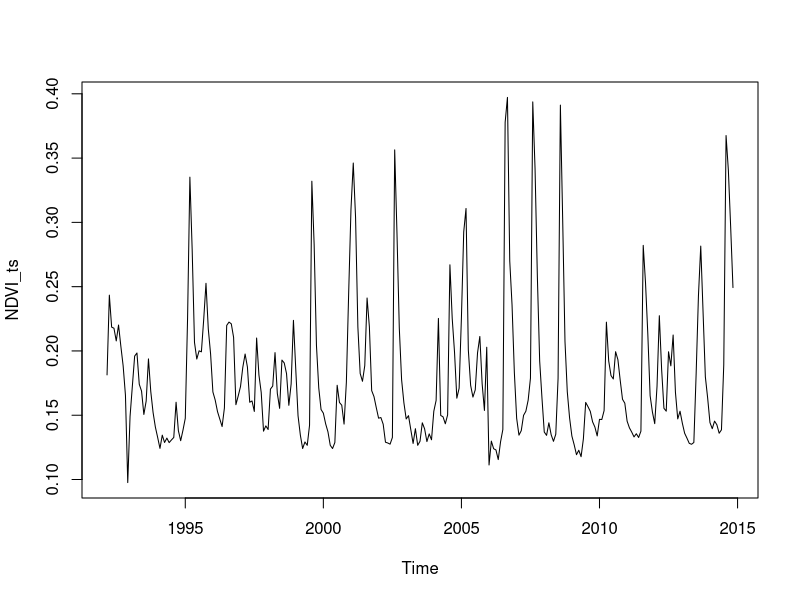
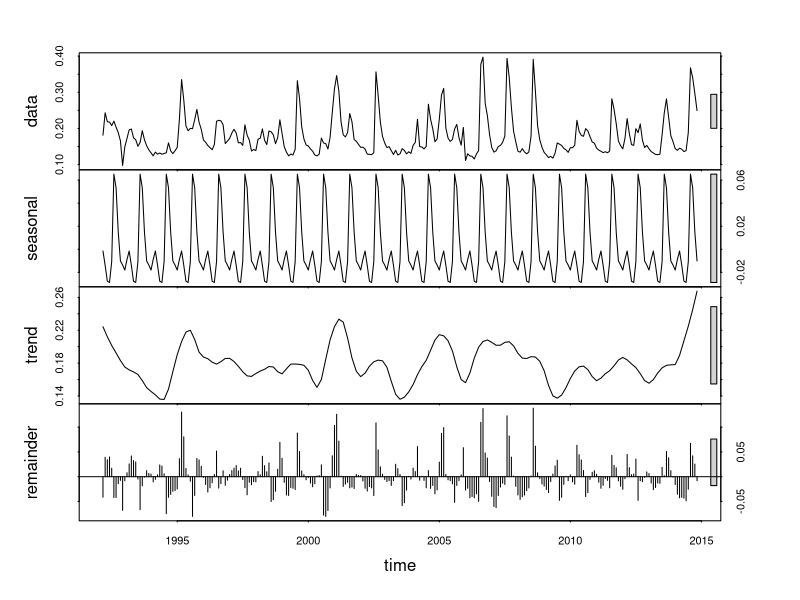
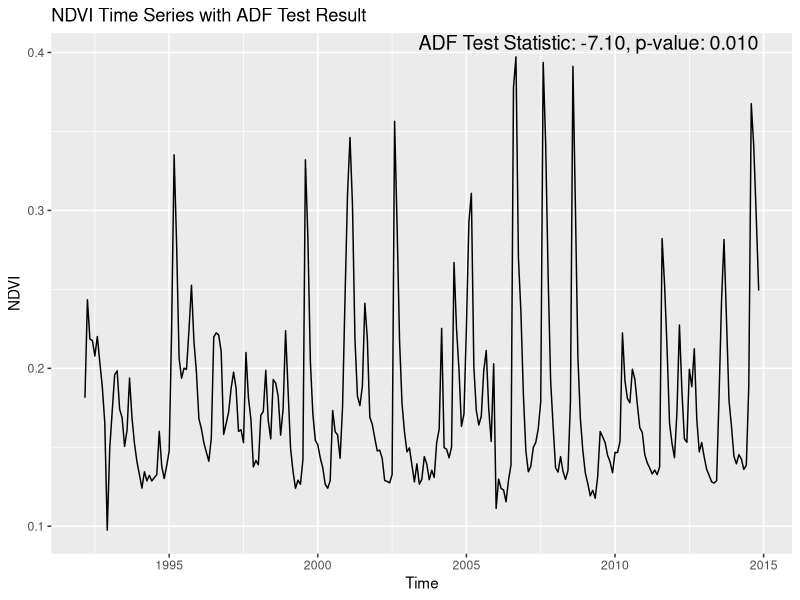
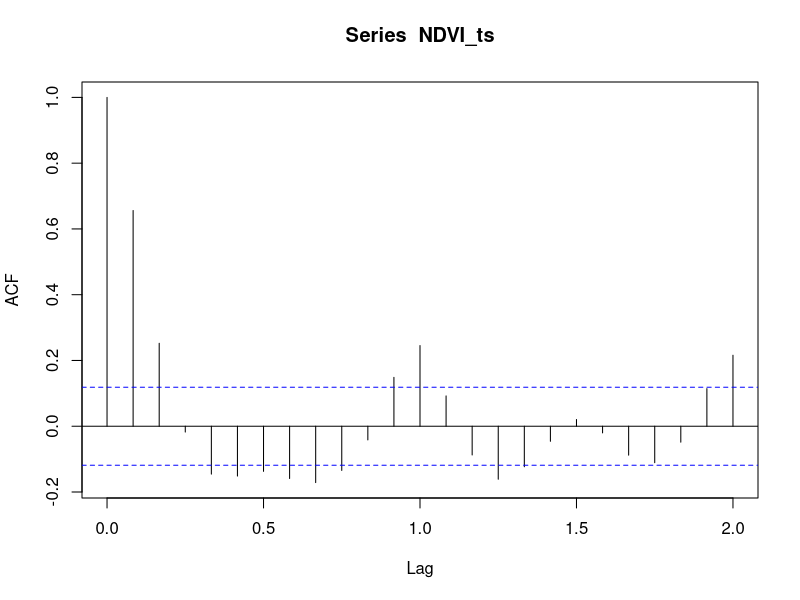
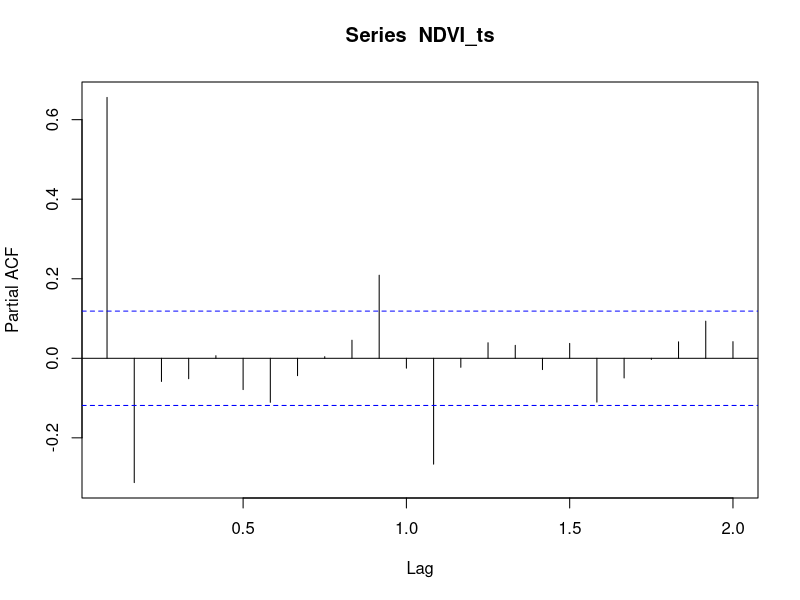
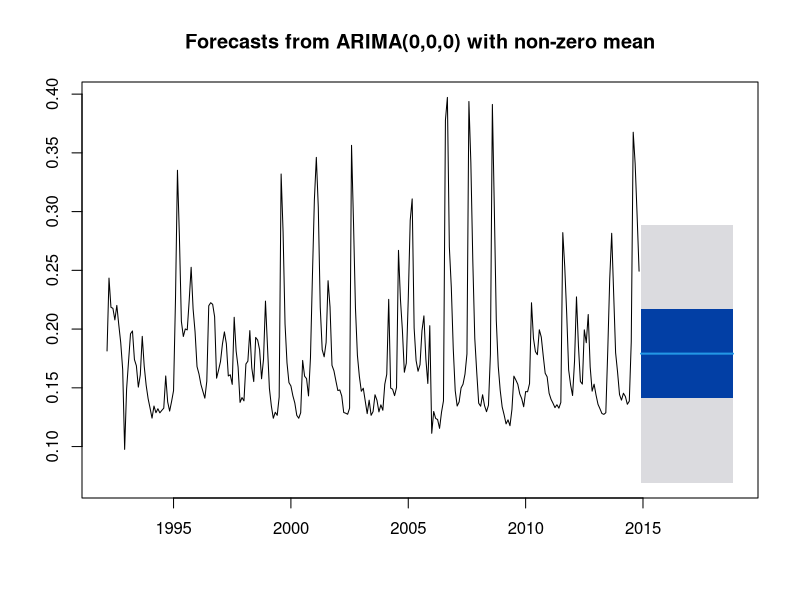
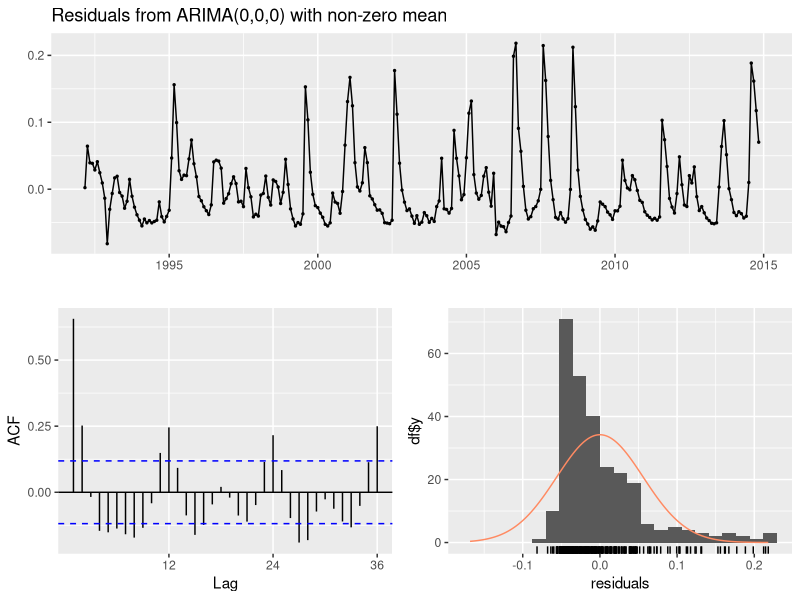
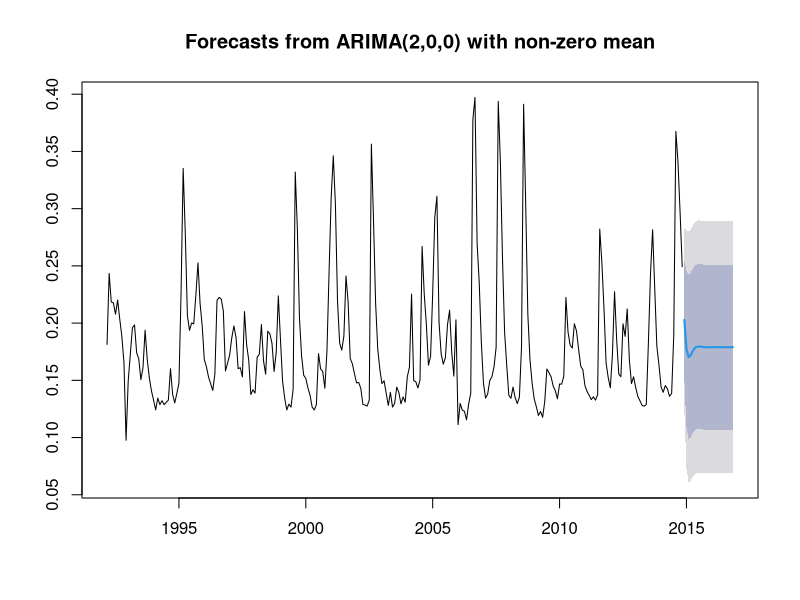

Recreate these plots in R, in order.
## ---- chunk 1
library(forecast)
library(tseries) 
library(ggplot2)
library(xts)
library(zoo)
data = read.csv("portal_timeseries.csv")
data$date = as.Date(data$date, format = "%m/%d/%Y")
NDVI_ts = ts(data$NDVI, start = c(1992, 3),
             end = c(2014, 11), frequency = 12)

# Calculate summary statistics for each column
summary_table <- sapply(data[, c("NDVI", "rain", "rodents")], function(x) {
  c(
    "count" = length(x),
    "mean" = mean(x, na.rm = TRUE),
    "std" = sd(x, na.rm = TRUE),
    "min" = min(x, na.rm = TRUE),
    "25th percentile" = quantile(x, 0.25, na.rm = TRUE),
    "median" = median(x, na.rm = TRUE),
    "75th percentile" = quantile(x, 0.75, na.rm = TRUE),
    "max" = max(x, na.rm = TRUE)
  )
})

# Convert the summary to a data frame for a better tabular format
summary_df <- as.data.frame(t(summary_table))

# Print the summary table
print(summary_df)

## ---- chunk 2
head(data)
## ---- chunk 3
# Plot the original NDVI time series data to visually assess its pattern, trends, and potential seasonality.
plot(NDVI_ts)

# Decompose the NDVI time series using Seasonal and Trend decomposition using Loess (STL). 
# The 's.window = "periodic"' argument specifies that the seasonal component should be considered 
# as repeating or periodic, which is appropriate for data with consistent seasonal patterns across years.
stl_result <- stl(NDVI_ts, s.window = "periodic")

# Plot the results of the STL decomposition to visually inspect the separated seasonal, trend, and 
# remainder components of the NDVI time series. This decomposition helps in understanding the underlying 
# patterns and assessing whether the data's variations are primarily due to trend, seasonality, or irregular fluctuations.
plot(stl_result)

## ---- chunk 4
# Conduct an Augmented Dickey-Fuller (ADF) test on the NDVI time series to check for stationarity.
# The 'alternative = "stationary"' option specifies that the hypothesis being tested is that the
# time series is stationary.
adf_test <- adf.test(NDVI_ts, alternative = "stationary")

# Print the results of the ADF test, including the test statistic and p-value. These results are
# crucial for determining if the NDVI time series has a unit root, indicating non-stationarity.
print(adf_test)

# Create a line plot of the NDVI time series data using ggplot2. This visualization aids in understanding
# the data's temporal dynamics and the context of the ADF test results.
ggplot(data = as.data.frame(NDVI_ts), aes(x = index(NDVI_ts), y = coredata(NDVI_ts))) +
  geom_line() +
  labs(title = "NDVI Time Series with ADF Test Result",
       x = "Time",
       y = "NDVI") +
  # Annotate the plot with the ADF test statistic and p-value to provide a quick reference on the plot itself.
  # The annotation is placed at the top right corner of the plot (Inf, Inf) with slight adjustments for visibility.
  annotate("text", x = Inf, y = Inf, label = sprintf("ADF Test Statistic: %.2f, p-value: %.3f", adf_test$statistic, adf_test$p.value),
           hjust = 1.1, vjust = 1.1, size = 5)


## ---- chunk 5
acf(NDVI_ts)# to see the acf plot of the dataset
pacf(NDVI_ts)#to see the pacf plot of the dataset
## ---- chunk 6
avg_model = arima(NDVI_ts,c(0,0,0))
## ---- chunk 7
str(avg_model)
## ---- chunk 8
avg_forecast = forecast(avg_model)
str(avg_forecast)
## ---- chunk 9
avg_forecast$mean
## ---- chunk 10
# Generate forecasts from the 'avg_model' (previously fitted model) for the next 48 months (4 years),
# with prediction intervals set at 50% and 95% confidence levels. This anticipates future values
# based on the model over a specified period, providing insights into expected trends and variability.
avg_forecast = forecast(avg_model, 48, level = c(50, 95))

# Display the structure of the 'avg_forecast' object to examine its components, including the forecasted
# values, confidence intervals, and other pertinent information that aids in understanding the forecast's
# specifics and underlying assumptions.
str(avg_forecast)

## ---- chunk 11
avg_forecast$mean #to extract the mean alone
plot(avg_forecast)
checkresiduals(avg_forecast)


## ---- chunk 12

# Fit a non-seasonal ARIMA model to the NDVI time series, specifying that seasonal components should not be considered.
arima_model = auto.arima(NDVI_ts, seasonal = FALSE)

# Forecast future values of the NDVI time series using the fitted ARIMA model.
arima_forecast = forecast(arima_model)

# Plot the forecast, including both the historical NDVI data and the predicted values with confidence intervals.
plot(arima_forecast)

# Display the structure of the forecast object to review detailed components including forecasts and confidence intervals.
str(arima_forecast)

# Provide a summary of the forecast, offering insights into the model used and the forecast accuracy measures.
summary(arima_forecast)

# Extract and display the mean forecasted values, representing the central predictions for future NDVI values.
arima_forecast$mean

# Perform diagnostic checks on the forecast's residuals to assess the model's fit and the randomness of residuals.
checkresiduals(arima_forecast)

## ---- chunk 13
seasonal_arima_model = auto.arima(NDVI_ts)
# Generate a forecast from the fitted seasonal ARIMA model for 36 time points into the future. 
# The 'h' parameter specifies the number of periods for forecasting, which is set to 36. 
# Confidence intervals for the forecast are set at 80% and 99%, providing a range within which 
# future values are expected to fall with corresponding probabilities.
seasonal_arima_forecast = forecast(seasonal_arima_model, h=36, level = c(80,99))
# Plot the forecast, which will include the historical NDVI data, the forecasted values, 
# and the 80% and 99% prediction intervals.
plot(seasonal_arima_forecast)
checkresiduals(seasonal_arima_forecast)
# Provide a summary of the forecast object. This will include details of the fitted model, 
# the forecasted values, and statistical measures of accuracy such as the point forecasts, 
# confidence intervals, and information criteria (AIC, BIC)
summary(seasonal_arima_forecast)
# Extract and display the mean forecast values from the 'seasonal_arima_forecast'. 
# These represent the model's predicted NDVI values for future time points.
seasonal_arima_forecast$mean
## ---- chunk 14
# Load the 'forecast' package which contains functions for time series forecasting.
library(forecast)

# Load the 'zoo' package which provides functions for working with indexed totally ordered observations.
library(zoo)

# Read the time series data from a CSV file named 'portal_timeseries.csv'.
data = read.csv("portal_timeseries.csv")

# Convert the 'date' column to Date objects, assuming dates are formatted as 'month/day/year'.
data$date = as.Date(data$date, format = "%m/%d/%Y")

# Create a time series object from the NDVI column in the data, with a specified start time, end time,
# and frequency indicating monthly data (12 months per year).
NDVI_ts = ts(data$NDVI, start = c(1992, 3), end = c(2014, 11), frequency = 12)

# Apply Simple Exponential Smoothing (SES) to the NDVI time series to create a smoothed version of the series.
avg_ses = ses(NDVI_ts)

# Plot the smoothed time series object. This will show both the original data and the smoothed data.
plot(avg_ses)

# Perform diagnostic checks on the residuals of the SES model to ensure that the model has captured the
# information in the data adequately. The checks include plotting the residuals and the ACF of the residuals,
# as well as performing a Ljung-Box test to check for autocorrelation.
checkresiduals(avg_ses)

## ---- chunk 15
avg_forecast_ses = forecast(avg_ses)
avg_forecast_ses$mean
## ---- chunk 16
# Calculate the moving average of the NDVI time series with an order of 10. The 'order' parameter
# specifies the number of consecutive observations to be used in calculating the moving average.
# The 'centre' parameter set to TRUE implies that the moving average is centered on the time series.
moving_average = ma(NDVI_ts, order = 10, centre = TRUE)

# Plot the original NDVI time series data with a line graph ('type = "l"'). The plot will have
# the title "Time Series with Moving Average", and the axis labels "Value" for y-axis and "Time" for x-axis.
plot(NDVI_ts, type = "l", main = "Time Series with Moving Average", ylab = "Value", xlab = "Time")

# Overlay the moving average on the same plot as the original time series data. The moving average
# is displayed in red ('col = "red"') and with a line width of 3 ('lwd = 3').
lines(moving_average, col = "red", lwd = 3)

## ---- chunk 17
# Create a time series object 'NDVI_ts' using the 'date' column from the 'data' dataframe.
# This line seems to have a mistake since it's creating a time series from dates instead of NDVI values.
# Typically, you'd use NDVI values for analysis. The correct approach should involve NDVI data with a
# specified frequency of 12 to indicate monthly data.
NDVI_ts = ts(data$date, frequency = 12)

# Fit a seasonal ARIMA model to the 'NDVI_ts' time series using the 'auto.arima' function. This function
# automatically determines the best ARIMA model parameters (p, d, q) and seasonal parameters (P, D, Q) based
# on AICc. However, the input to 'auto.arima' should be the NDVI values rather than dates.
sarima <- auto.arima(NDVI_ts)

# Provide a summary of the fitted seasonal ARIMA model. This includes details about the selected model order,
# coefficients, statistical significance of the coefficients, and the information criteria (AIC, BIC) which
# help in understanding the model's fit.
summary(sarima)

# Perform diagnostic checks on the residuals of the seasonal ARIMA model. This includes plotting the residuals,
# the ACF of the residuals, performing a Ljung-Box test, and more to assess the adequacy of the model fit. The
# diagnostics help in identifying any autocorrelation in residuals suggesting that the model may not have fully
# captured the underlying data generation process.
checkresiduals(sarima)


## ---- chunk 18
avg_forecast_sarima = forecast(sarima)
avg_forecast_sarima$mean
